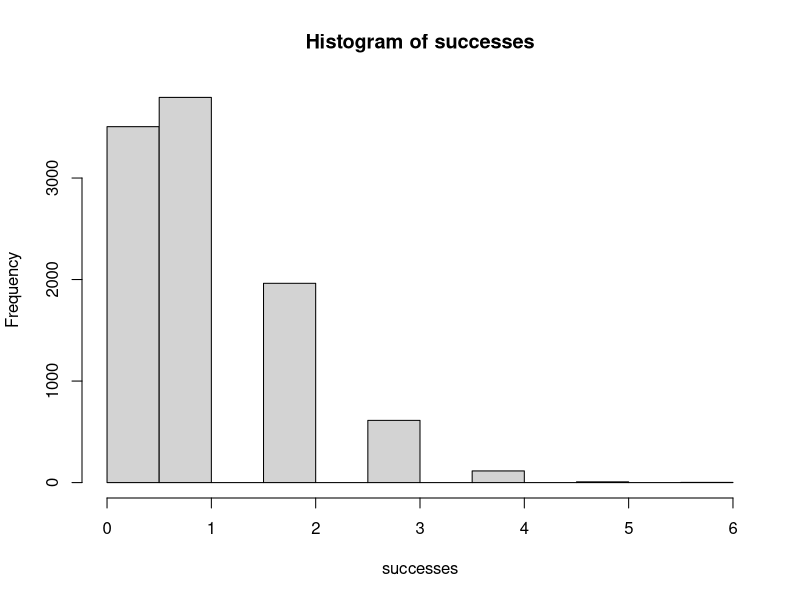
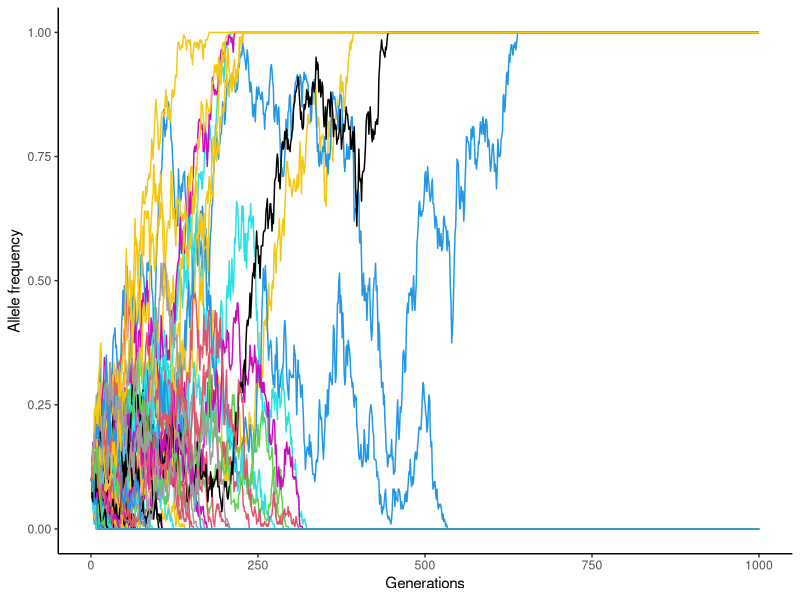
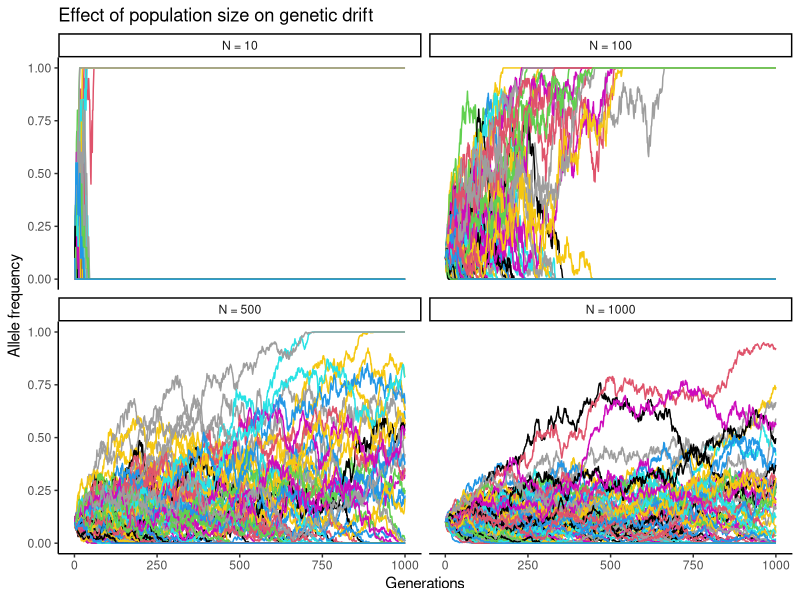

R code for these plots, in order:
## ---- chunk 1
knitr::opts_chunk$set(echo = TRUE)
library(tidyverse)
## ---- chunk 2
?rbinom
## ---- chunk 3
set.seed(1)
successes <- rbinom(n = 10000, size = 10, p = 0.1)
hist(successes)
mean(successes)
## ---- chunk 4
t <- 5 # number of generations (I changed this from T to t to avoid overwriting R's `TRUE`.)
L <- 3 # number of independent SNPs
freqs <- matrix(nrow = t, ncol = L) # now initialize a matrix of the allele freqs each generation. Let each row be a generation, and each column be an SNP.
freqs
## ---- chunk 5
freqs[1,] <- 0.1
## ---- chunk 6
driftFunction <- function(t = 5, L = 3, p = 0.1, N = 100){
  # Initialize the matrix
  freqs <- matrix(nrow = t, ncol = L)
  freqs[1,] <- rep(p, L)
  
  # Define number of alleles, since N is number of diploid individuals
  nalleles <- 2*N
  
  # Iterate through each generation
  for(i in 2:nrow(freqs)){
    prevAlleleFreqs <- freqs[i-1,] # get the previous row's allele frequencies
    
    # Compute the allele counts in this generation, based on the previous generation's frequencies
    newAlleleCounts <- rbinom(n = L, size = nalleles, p = prevAlleleFreqs)
    
    # Divide by total number of alleles to obtain frequencies
    newAlleleFreqs <- newAlleleCounts/nalleles
    
    # Put the new allele frequencies into the `freqs` table
    freqs[i,] <- newAlleleFreqs
  }
  return(freqs)
}
## ---- chunk 7
driftResults <- driftFunction(N = 100, L = 1000, t = 10000, p = 0.1)
## ---- chunk 8
ngone <- sum(tail(driftResults, 1) == 0)
cat(paste0(ngone, " of the 1000 SNPs are at frequency 0 at the end of the simulation (in generation 10000)"))
## ---- chunk 9
nfixed <- sum(tail(driftResults, 1) == 1)
cat(paste0(nfixed, " of the 1000 SNPs are at frequency 1 at the end of the simulation (in generation 10000)"))
## ---- chunk 10
# Let's just use the first 100 SNP's since it shouldn't matter which ones we pick.
toPlot <- driftResults[,1:100] %>%
  as.data.frame() %>%
  mutate(gen = 1:nrow(.)) %>%
  pivot_longer(cols = -gen, names_to = "whichSNP", values_to = "freq")

toPlot %>%
  filter(gen <= 1000) %>% # let's limit it to just the first 1000 generations.
  ggplot(aes(x = gen, y = freq, col = whichSNP))+
  geom_line()+
  theme_classic()+
  theme(legend.position = "none")+
  scale_color_manual(values = rep(palette(), 15))+
  ylab("Allele frequency")+
  xlab("Generations")
## ---- chunk 11
driftResults2 <- driftFunction(N = 100, L = 1000, t = 10000, p = 0.6)
ngone2 <- sum(tail(driftResults2, 1) == 0)
cat(paste0(ngone2, " of the 1000 SNPs are at frequency 0 at the end of the simulation (in generation 10000)"))
## ---- chunk 12
nfixed2 <- sum(tail(driftResults2, 1) == 1)
cat(paste0(nfixed2, " of the 1000 SNPs are at frequency 0 at the end of the simulation (in generation 10000)"))
## ---- chunk 13
results10 <- driftFunction(N = 10, L = 1000, t = 10000, p = 0.1)
results100 <- driftFunction(N = 100, L = 1000, t = 10000, p = 0.1)
results500 <- driftFunction(N = 500, L = 1000, t = 10000, p = 0.1)
results1000 <- driftFunction(N = 1000, L = 1000, t = 10000, p = 0.1)
## ---- chunk 14
# Put all the results in a list so we can work with them
results <- list("10" = results10, "100" = results100, 
                "500" = results500, "1000" = results1000)

# Subset each of the results and reformat it for plotting
resultsSubset <- lapply(results, function(x){ # reformat each of the data frames
  x[,1:100] %>%
    as.data.frame() %>%
    mutate(gen = 1:nrow(.)) %>%
    filter(gen <= 1000) %>%
    pivot_longer(cols = -gen, names_to = "whichSNP", values_to = "freq")
}) %>%
  map2(.x = ., .y = names(.), # add identifier for N
       .f = function(.x, .y){
         .x %>%
           mutate(n = paste0("N = ", .y)) # make facet labels
       }) %>%
  data.table::rbindlist() %>% # bind all of them together
  as.data.frame() %>%
  mutate(n = fct_relevel(n, "N = 10", "N = 100", "N = 500", "N = 1000"))

# Make a plot, facetted by N
resultsSubset %>%
  ggplot(aes(x = gen, y = freq, col = whichSNP))+
  facet_wrap(~n) + # facet by n
  geom_line() +
  theme_classic()+
  theme(legend.position = "none")+ # legend would be meaningless here because these are just random SNPs
  scale_color_manual(values = rep(palette(), 15))+ # let's just use the basic colors repeated over and over again
  # add some nice labels
  ylab("Allele frequency")+
  xlab("Generations")+
  # add a title
  ggtitle("Effect of population size on genetic drift")
